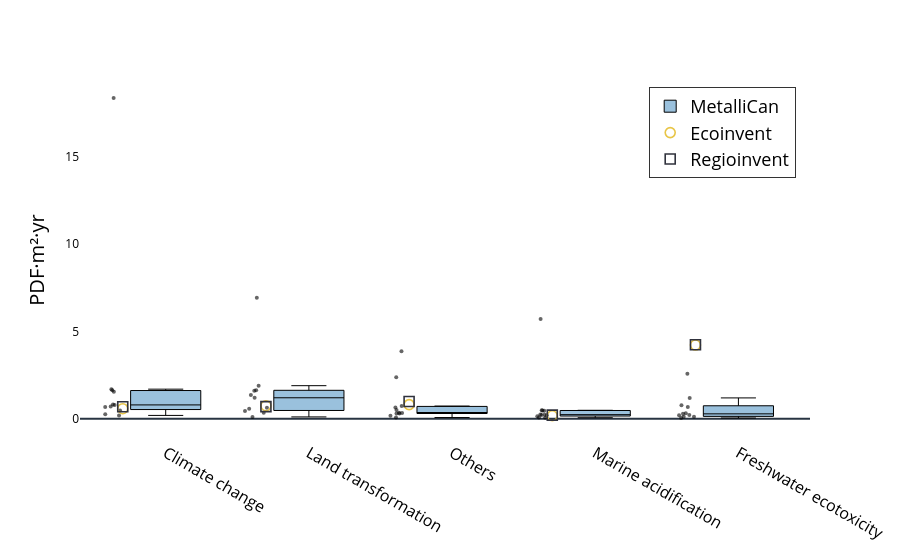

Notebook cell for this chart:
### Code cell
plot_lcia_boxes_for_reference_product(
    df_eq,
    reference_product="Cu concentrate",
    yaxis_label="PDF·m²·yr",
    title="Ecosystem quality – Cu concentrate",
    output_html="results/Damages/boxplot_eq_cu.html"
)

### Figure 1 — Plotly figure (JSON) as saved in the notebook; plotly's stock layout.template omitted (floating-point values rounded to 4 significant figures)
{"data": [{"boxpoints": "all", "fillcolor": "rgba(31,119,180,0.45)", "hoverinfo": "text+y", "hovertext": ["Copper Mountain", "Copper Mountain", "Copper Mountain", "Copper Mountain", "Copper Mountain", "Gibraltar (Cu)", "Gibraltar (Cu)", "Gibraltar (Cu)", "Gibraltar (Cu)", "Gibraltar (Cu)", "Goldex (Cu)", "Goldex (Cu)", "Goldex (Cu)", "Goldex (Cu)", "Goldex (Cu)", "Highland Valley (Cu)", "Highland Valley (Cu)", "Highland Valley (Cu)", "Highland Valley (Cu)", "Highland Valley (Cu)", "Kidd Creek", "Kidd Creek", "Kidd Creek", "Kidd Creek", "Kidd Creek", "LaRonde (Cu)", "LaRonde (Cu)", "LaRonde (Cu)", "LaRonde (Cu)", "LaRonde (Cu)", "Mount Milligan", "Mount Milligan", "Mount Milligan", "Mount Milligan", "Mount Milligan", "Mount Polley", "Mount Polley", "Mount Polley", "Mount Polley", "Mount Polley", "New Afton", "New Afton", "New Afton", "New Afton", "New Afton", "Red Chris", "Red Chris", "Red Chris", "Red Chris", "Red Chris", "Snow Lake (Cu)", "Snow Lake (Cu)", "Snow Lake (Cu)", "Snow Lake (Cu)", "Snow Lake (Cu)"], "jitter": 0.35, "line": {"color": "black", "width": 1}, "marker": {"opacity": 0.6, "size": 4}, "name": "MetalliCan", "x": [0, 4, 1, 3, 2, 0, 4, 1, 3, 2, 0, 4, 1, 3, 2, 0, 4, 1, 3, 2, 0, 4, 1, 3, 2, 0, 4, 1, 3, 2, 0, 4, 1, 3, 2, 0, 4, 1, 3, 2, 0, 4, 1, 3, 2, 0, 4, 1, 3, 2, 0, 4, 1, 3, 2], "y": [1.553, 1.196, 1.896, 0.4564, 0.4998, 1.696, 0.6693, 1.203, 0.4862, 0.7285, 0.7024, 0.3126, 0.4453, 0.2015, 0.3365, 0.7949, 0.22, 1.612, 0.2363, 0.303, 0.193, 0.2029, 0.3513, 0.06097, 0.175, 0.4796, 0.1127, 0.5688, 0.1424, 0.3452, 0.6784, 2.585, 1.361, 0.2132, 0.6494, 1.641, 0.2827, 1.638, 0.4812, 3.862, 0.2555, 0.04297, 0.6264, 0.07776, 0.07148, 18.37, 0.7708, 6.932, 5.711, 2.385, 0.8188, 0.1163, 0.1073, 0.2416, 0.302], "type": "box"}, {"marker": {"color": "#e8c547", "line": {"color": "black", "width": 1.6}, "size": 10, "symbol": "circle-open"}, "mode": "markers", "name": "Ecoinvent", "x": [-0.3, 3.7, 0.7, 2.7, 1.7], "y": [0.5762, 4.224, 0.7489, 0.1738, 0.8122], "type": "scatter"}, {"marker": {"color": "#30323d", "line": {"color": "black", "width": 1.6}, "size": 10, "symbol": "square-open"}, "mode": "markers", "name": "Regioinvent", "x": [-0.3, 3.7, 0.7, 2.7, 1.7], "y": [0.6935, 4.239, 0.6957, 0.2124, 0.9906], "type": "scatter"}], "layout": {"xaxis": {"tickfont": {"color": "black", "size": 16}, "tickmode": "array", "tickvals": [0, 1, 2, 3, 4], "ticktext": ["Climate change", "Land transformation", "Others", "Marine acidification", "Freshwater ecotoxicity"]}, "yaxis": {"title": {"font": {"color": "black", "size": 20}, "text": "PDF·m²·yr"}, "tickfont": {"color": "black"}, "showgrid": false}, "margin": {"l": 80, "r": 40, "t": 80, "b": 120}, "legend": {"title": {"font": {"color": "black", "size": 24}, "text": ""}, "font": {"color": "black", "size": 18}, "orientation": "v", "yanchor": "top", "y": 0.98, "xanchor": "right", "x": 0.98, "bgcolor": "rgba(255,255,255,0.9)", "bordercolor": "black", "borderwidth": 0.8}, "plot_bgcolor": "white", "paper_bgcolor": "white"}}
